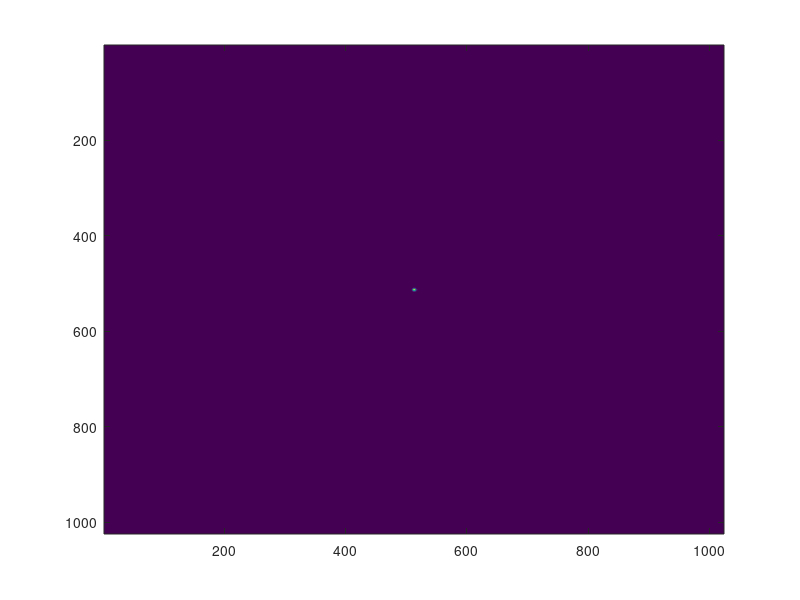

Write MATLAB code to recreate this figure. (Note: this script raises an error after producing the figure.)
% test_LOWFEvsSMFCoupling
%
% Code to plot the couling into a fiber for different LOWFEs. Done for
% Jacques Delorme work on KPIC
%
% Jorge Llop - Feb 19, 2019
close all;clear all;
addpath(genpath('utils'),genpath('export_scripts'));

N =1024;
fiberDiam = 2*0.71; % Fiber diam. (lambda_0/D)

apRad = N/8; % Aperture radius (samples)
lambdaOverD = N/apRad/2; % lambda/D (samples) 

fiberDiam_pix = (fiberDiam*lambdaOverD);
[X,Y] = meshgrid(-N/2:N/2-1); 
[THETA,RHO] = cart2pol(X, Y);
[THETA45,~] = cart2pol(X+Y, -X+Y);
fibermode0 = sqrt(2/(pi*(fiberDiam_pix/2)^2))* ...
        exp(-(RHO/(fiberDiam_pix/2)).^2);

figure(1)
imagesc(fibermode0)

wf0 = zeros(N);
wf0(RHO<apRad) = 1+0i;
power_tot = sum(wf0(:));

% apply DM1
% wfP = wfP.*fftshift(exp(1i*4*pi*Z/633e-9));
wfF = myfft2(wf0);

figure(2)
imagesc(abs(wfF).^2)
power_tot = sum(sum(abs(wfF).^2));
coupl0 = abs(sum(sum(wfF.*fibermode0))).^2/power_tot;

numZernikes=11;
numAmp = 100;
minAmp = 0;
maxAmp = 0.3; %waves
wfe_arr = linspace(minAmp,maxAmp,numAmp);
fig0 = figure('visible','off','color','none');
plot(wfe_arr,ones(1,numAmp)*coupl0,'LineStyle','--','Color','k')
hold on
% good_ind = [2,4,5,7,9,11];
good_ind = [2];

%Initial Defocus
% Z00 = generateZernike( 6, apRad, RHO, THETA  );
Z00 = 0;%Z00*100/1600;
for II = 2:numZernikes
    if ismember(II,good_ind)
        Z0 =generateZernike( II, apRad, RHO, THETA  );
        coupl = [];
        for JJ=1:numAmp
            wfe = wfe_arr(JJ);
            Z = Z0*wfe + Z00;
            wfP = (wf0).*(exp(1i*2*pi*Z));
            wfF = myfft2(wfP);
            power_tot = sum(sum(abs(wfF).^2));
%             figure(111)
%             imagesc(abs(wfF).^2)
            coupl = [coupl, abs(sum(sum(wfF.*fibermode0))).^2/power_tot];
        end
        plot(wfe_arr*4,coupl,'LineWidth',4)
        hold on
    end
end
% for II = 2:numZernikes
%     if ismember(II,good_ind)
%         Z0 =generateZernike( II, apRad, RHO, THETA45  );
%         coupl = [];
%         for JJ=1:numAmp
%             wfe = wfe_arr(JJ);
%             Z = Z0*wfe + Z00;
%             wfP = (wf0).*(exp(1i*2*pi*Z));
%             wfF = myfft2(wfP);
%             power_tot = sum(sum(abs(wfF).^2));
%             coupl = [coupl, abs(sum(sum(wfF.*fibermode0))).^2/power_tot];
%         end
%         plot(wfe_arr,coupl,'LineWidth',4)
%         hold on
%     end
% end
% title(['SMF Coupling w/ LOWFE - Initial AstigY 100 nmRMS'],'Interpreter','latex')
% xlabel('WFE [wavesRMS]','Interpreter','latex');
xlabel('TT [$\lambda$/D]','Interpreter','latex');
ylabel('SMF coupling','Interpreter','latex');
%         xlim([0 2])
ylim([0 1])
set(gca,'FontSize',20)
% lgd = legend('No WFE','Tip/Tilt','Defocus','Astigmatism','Coma','Trefoil','Spherical');
% lgd = legend('No WFE','Tip/Tilt X','Tip/Tilt Y','Tip/Tilt X+45deg','Tip/Tilt Y+45deg');
lgd = legend('No WFE','Tip/Tilt');
% title(lgd,'Zernike Modes')
hold off
figure(fig0)
export_fig(['output/SMFCoupling_LOWFE_TT_Apr29.png']);

%%
wfe = 1;
Z = Z0*wfe ;
wfP = (wf0).*(exp(1i*2*pi*Z));
wfF = myfft2(wfP);
im = abs(wfF).^2;
figure(111)
imagesc(im)
axis image